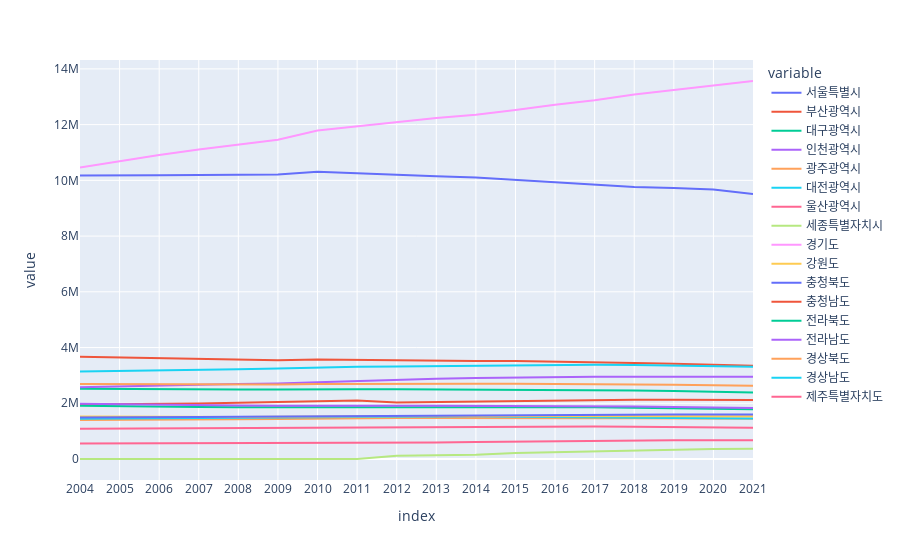

Source (notebook cell):
### Code cell
# # fig = plt.figure()
# # a = fig.add_subplot(2,2,1)
# # b = fig.add_subplot(2,2,2)
# # c = fig.add_subplot(2,2,3)
# # d = fig.add_subplot(2,2,4)

plt.figure(figsize = (15,4))

px.line(total)

# plt.figure(figsize = (16,8))
# plt.xticks(rotation = 60)
# sns.pointplot(data=metro,x=year, y='전국')

# plt.figure(figsize = (16,8))
# plt.xticks(rotation = 60)
# sns.pointplot(data=metro,x=year, y='서울특별시')

# plt.figure(figsize = (16,8))
# plt.xticks(rotation = 60)
# sns.pointplot(data=metro,x=year, y='경기도')

# plt.figure(figsize = (16,8))
# plt.xticks(rotation = 60)
# sns.pointplot(data=metro,x=year, y='인천광역시')


# import plotly.figure_factory as ff 
# hist_data = [data1['전국'], data1['서울특별시'],data1['경기도'],data1['인천광역시']]
# group_labels = ['전국', '서울특별시', '경기도','인천광역시']
# colors = ['#333F44', '#37AA9C', '#94F3E4','#d5eaf2']

# fig = ff.create_distplot(hist_data,group_labels,show_hist=False, colors = colors )
# fig.update_layout(title_text='Population Fluctuation')
# fig.show()

### Figure 1 — Plotly figure (JSON) as saved in the notebook; plotly's stock layout.template omitted (floating-point values rounded to 4 significant figures)
{"data": [{"hovertemplate": "variable=서울특별시<br>index=%{x}<br>value=%{y}<extra></extra>", "legendgroup": "서울특별시", "line": {"color": "#636efa", "dash": "solid"}, "marker": {"symbol": "circle"}, "mode": "lines", "name": "서울특별시", "orientation": "v", "showlegend": true, "type": "scatter", "x": ["2004", "2005", "2006", "2007", "2008", "2009", "2010", "2011", "2012", "2013", "2014", "2015", "2016", "2017", "2018", "2019", "2020", "2021"], "xaxis": "x", "y": [10173162, 10167344, 10181166, 10192710, 10200827, 10208302, 10312545, 10249679, 10195318, 10143645, 10103233, 10022181, 9930616, 9857426, 9765623, 9729107, 9668465, 9509458], "yaxis": "y"}, {"hovertemplate": "variable=부산광역시<br>index=%{x}<br>value=%{y}<extra></extra>", "legendgroup": "부산광역시", "line": {"color": "#EF553B", "dash": "solid"}, "marker": {"symbol": "circle"}, "mode": "lines", "name": "부산광역시", "orientation": "v", "showlegend": true, "type": "scatter", "x": ["2004", "2005", "2006", "2007", "2008", "2009", "2010", "2011", "2012", "2013", "2014", "2015", "2016", "2017", "2018", "2019", "2020", "2021"], "xaxis": "x", "y": [3666345, 3638293, 3611992, 3587439, 3564577, 3543030, 3567910, 3550963, 3538484, 3527635, 3519401, 3513777, 3498529, 3470653, 3441453, 3413841, 3391946, 3350380], "yaxis": "y"}, {"hovertemplate": "variable=대구광역시<br>index=%{x}<br>value=%{y}<extra></extra>", "legendgroup": "대구광역시", "line": {"color": "#00cc96", "dash": "solid"}, "marker": {"symbol": "circle"}, "mode": "lines", "name": "대구광역시", "orientation": "v", "showlegend": true, "type": "scatter", "x": ["2004", "2005", "2006", "2007", "2008", "2009", "2010", "2011", "2012", "2013", "2014", "2015", "2016", "2017", "2018", "2019", "2020", "2021"], "xaxis": "x", "y": [2524712, 2511306, 2496115, 2493261, 2492724, 2489781, 2511676, 2507271, 2505644, 2501588, 2493264, 2487829, 2484557, 2475231, 2461769, 2438031, 2418346, 2385412], "yaxis": "y"}, {"hovertemplate": "variable=인천광역시<br>index=%{x}<br>value=%{y}<extra></extra>", "legendgroup": "인천광역시", "line": {"color": "#ab63fa", "dash": "solid"}, "marker": {"symbol": "circle"}, "mode": "lines", "name": "인천광역시", "orientation": "v", "showlegend": true, "type": "scatter", "x": ["2004", "2005", "2006", "2007", "2008", "2009", "2010", "2011", "2012", "2013", "2014", "2015", "2016", "2017", "2018", "2019", "2020", "2021"], "xaxis": "x", "y": [2578817, 2600495, 2624391, 2664576, 2692696, 2710579, 2758296, 2801274, 2843981, 2879782, 2902608, 2925815, 2943069, 2948542, 2954642, 2957026, 2942828, 2948375], "yaxis": "y"}, {"hovertemplate": "variable=광주광역시<br>index=%{x}<br>value=%{y}<extra></extra>", "legendgroup": "광주광역시", "line": {"color": "#FFA15A", "dash": "solid"}, "marker": {"symbol": "circle"}, "mode": "lines", "name": "광주광역시", "orientation": "v", "showlegend": true, "type": "scatter", "x": ["2004", "2005", "2006", "2007", "2008", "2009", "2010", "2011", "2012", "2013", "2014", "2015", "2016", "2017", "2018", "2019", "2020", "2021"], "xaxis": "x", "y": [1401172, 1401745, 1407798, 1413444, 1422702, 1433640, 1454636, 1463464, 1469216, 1472910, 1475884, 1472199, 1469214, 1463770, 1459336, 1456468, 1450062, 1441611], "yaxis": "y"}, {"hovertemplate": "variable=대전광역시<br>index=%{x}<br>value=%{y}<extra></extra>", "legendgroup": "대전광역시", "line": {"color": "#19d3f3", "dash": "solid"}, "marker": {"symbol": "circle"}, "mode": "lines", "name": "대전광역시", "orientation": "v", "showlegend": true, "type": "scatter", "x": ["2004", "2005", "2006", "2007", "2008", "2009", "2010", "2011", "2012", "2013", "2014", "2015", "2016", "2017", "2018", "2019", "2020", "2021"], "xaxis": "x", "y": [1443471, 1454638, 1466158, 1475659, 1480895, 1484180, 1503664, 1515603, 1524583, 1532811, 1531809, 1518775, 1514370, 1502227, 1489936, 1474870, 1463882, 1452251], "yaxis": "y"}, {"hovertemplate": "variable=울산광역시<br>index=%{x}<br>value=%{y}<extra></extra>", "legendgroup": "울산광역시", "line": {"color": "#FF6692", "dash": "solid"}, "marker": {"symbol": "circle"}, "mode": "lines", "name": "울산광역시", "orientation": "v", "showlegend": true, "type": "scatter", "x": ["2004", "2005", "2006", "2007", "2008", "2009", "2010", "2011", "2012", "2013", "2014", "2015", "2016", "2017", "2018", "2019", "2020", "2021"], "xaxis": "x", "y": [1081453, 1087648, 1092494, 1099995, 1112407, 1114866, 1126298, 1135494, 1147256, 1156480, 1166377, 1173534, 1172304, 1165132, 1155623, 1148019, 1136017, 1121592], "yaxis": "y"}, {"hovertemplate": "variable=세종특별자치시<br>index=%{x}<br>value=%{y}<extra></extra>", "legendgroup": "세종특별자치시", "line": {"color": "#B6E880", "dash": "solid"}, "marker": {"symbol": "circle"}, "mode": "lines", "name": "세종특별자치시", "orientation": "v", "showlegend": true, "type": "scatter", "x": ["2004", "2005", "2006", "2007", "2008", "2009", "2010", "2011", "2012", "2013", "2014", "2015", "2016", "2017", "2018", "2019", "2020", "2021"], "xaxis": "x", "y": [0, 0, 0, 0, 0, 0, 0, 0, 113117, 122153, 156125, 210884, 243048, 280100, 314126, 340575, 355831, 371895], "yaxis": "y"}, {"hovertemplate": "variable=경기도<br>index=%{x}<br>value=%{y}<extra></extra>", "legendgroup": "경기도", "line": {"color": "#FF97FF", "dash": "solid"}, "marker": {"symbol": "circle"}, "mode": "lines", "name": "경기도", "orientation": "v", "showlegend": true, "type": "scatter", "x": ["2004", "2005", "2006", "2007", "2008", "2009", "2010", "2011", "2012", "2013", "2014", "2015", "2016", "2017", "2018", "2019", "2020", "2021"], "xaxis": "x", "y": [10462920, 10697215, 10906033, 11106211, 11292264, 11460610, 11786622, 11937415, 12093299, 12234630, 12357830, 12522606, 12716780, 12873895, 13077153, 13239666, 13427014, 13565450], "yaxis": "y"}, {"hovertemplate": "variable=강원도<br>index=%{x}<br>value=%{y}<extra></extra>", "legendgroup": "강원도", "line": {"color": "#FECB52", "dash": "solid"}, "marker": {"symbol": "circle"}, "mode": "lines", "name": "강원도", "orientation": "v", "showlegend": true, "type": "scatter", "x": ["2004", "2005", "2006", "2007", "2008", "2009", "2010", "2011", "2012", "2013", "2014", "2015", "2016", "2017", "2018", "2019", "2020", "2021"], "xaxis": "x", "y": [1521375, 1513110, 1505420, 1503806, 1508575, 1512870, 1529818, 1536448, 1538630, 1542263, 1544442, 1549507, 1550806, 1550142, 1543052, 1541502, 1542840, 1538492], "yaxis": "y"}, {"hovertemplate": "variable=충청북도<br>index=%{x}<br>value=%{y}<extra></extra>", "legendgroup": "충청북도", "line": {"color": "#636efa", "dash": "solid"}, "marker": {"symbol": "circle"}, "mode": "lines", "name": "충청북도", "orientation": "v", "showlegend": true, "type": "scatter", "x": ["2004", "2005", "2006", "2007", "2008", "2009", "2010", "2011", "2012", "2013", "2014", "2015", "2016", "2017", "2018", "2019", "2020", "2021"], "xaxis": "x", "y": [1488945, 1488803, 1494559, 1506608, 1519587, 1527478, 1549528, 1562903, 1565628, 1572732, 1578933, 1583952, 1591625, 1594432, 1599252, 1600007, 1600837, 1597427], "yaxis": "y"}, {"hovertemplate": "variable=충청남도<br>index=%{x}<br>value=%{y}<extra></extra>", "legendgroup": "충청남도", "line": {"color": "#EF553B", "dash": "solid"}, "marker": {"symbol": "circle"}, "mode": "lines", "name": "충청남도", "orientation": "v", "showlegend": true, "type": "scatter", "x": ["2004", "2005", "2006", "2007", "2008", "2009", "2010", "2011", "2012", "2013", "2014", "2015", "2016", "2017", "2018", "2019", "2020", "2021"], "xaxis": "x", "y": [1953406, 1962646, 1974433, 1995531, 2018537, 2037582, 2075514, 2101284, 2028777, 2047631, 2062273, 2077649, 2096727, 2116770, 2126282, 2123709, 2121029, 2119257], "yaxis": "y"}, {"hovertemplate": "variable=전라북도<br>index=%{x}<br>value=%{y}<extra></extra>", "legendgroup": "전라북도", "line": {"color": "#00cc96", "dash": "solid"}, "marker": {"symbol": "circle"}, "mode": "lines", "name": "전라북도", "orientation": "v", "showlegend": true, "type": "scatter", "x": ["2004", "2005", "2006", "2007", "2008", "2009", "2010", "2011", "2012", "2013", "2014", "2015", "2016", "2017", "2018", "2019", "2020", "2021"], "xaxis": "x", "y": [1906742, 1885335, 1868365, 1862277, 1855772, 1854508, 1868963, 1874031, 1873341, 1872965, 1871560, 1869711, 1864791, 1854607, 1836832, 1818917, 1804104, 1786855], "yaxis": "y"}, {"hovertemplate": "variable=전라남도<br>index=%{x}<br>value=%{y}<extra></extra>", "legendgroup": "전라남도", "line": {"color": "#ab63fa", "dash": "solid"}, "marker": {"symbol": "circle"}, "mode": "lines", "name": "전라남도", "orientation": "v", "showlegend": true, "type": "scatter", "x": ["2004", "2005", "2006", "2007", "2008", "2009", "2010", "2011", "2012", "2013", "2014", "2015", "2016", "2017", "2018", "2019", "2020", "2021"], "xaxis": "x", "y": [1986192, 1967205, 1942925, 1929836, 1919000, 1913004, 1918485, 1914339, 1909618, 1907172, 1905780, 1908996, 1903914, 1896424, 1882970, 1868745, 1851549, 1832803], "yaxis": "y"}, {"hovertemplate": "variable=경상북도<br>index=%{x}<br>value=%{y}<extra></extra>", "legendgroup": "경상북도", "line": {"color": "#FFA15A", "dash": "solid"}, "marker": {"symbol": "circle"}, "mode": "lines", "name": "경상북도", "orientation": "v", "showlegend": true, "type": "scatter", "x": ["2004", "2005", "2006", "2007", "2008", "2009", "2010", "2011", "2012", "2013", "2014", "2015", "2016", "2017", "2018", "2019", "2020", "2021"], "xaxis": "x", "y": [2695917, 2688491, 2688577, 2681364, 2673931, 2669876, 2689920, 2699195, 2698353, 2699440, 2700794, 2702826, 2700398, 2691706, 2676831, 2665836, 2639422, 2626609], "yaxis": "y"}, {"hovertemplate": "variable=경상남도<br>index=%{x}<br>value=%{y}<extra></extra>", "legendgroup": "경상남도", "line": {"color": "#19d3f3", "dash": "solid"}, "marker": {"symbol": "circle"}, "mode": "lines", "name": "경상남도", "orientation": "v", "showlegend": true, "type": "scatter", "x": ["2004", "2005", "2006", "2007", "2008", "2009", "2010", "2011", "2012", "2013", "2014", "2015", "2016", "2017", "2018", "2019", "2020", "2021"], "xaxis": "x", "y": [3143814, 3160431, 3172857, 3196953, 3225255, 3250176, 3290536, 3308765, 3319314, 3333820, 3350257, 3364702, 3373871, 3380404, 3373988, 3362553, 3340216, 3314183], "yaxis": "y"}, {"hovertemplate": "variable=제주특별자치도<br>index=%{x}<br>value=%{y}<extra></extra>", "legendgroup": "제주특별자치도", "line": {"color": "#FF6692", "dash": "solid"}, "marker": {"symbol": "circle"}, "mode": "lines", "name": "제주특별자치도", "orientation": "v", "showlegend": true, "type": "scatter", "x": ["2004", "2005", "2006", "2007", "2008", "2009", "2010", "2011", "2012", "2013", "2014", "2015", "2016", "2017", "2018", "2019", "2020", "2021"], "xaxis": "x", "y": [555362, 557569, 558496, 559258, 560618, 562663, 571255, 576156, 583713, 593806, 607346, 624395, 641597, 657083, 667191, 670989, 674635, 676759], "yaxis": "y"}], "layout": {"legend": {"title": {"text": "variable"}, "tracegroupgap": 0}, "margin": {"t": 60}, "xaxis": {"anchor": "y", "domain": [0, 1], "title": {"text": "index"}}, "yaxis": {"anchor": "x", "domain": [0, 1], "title": {"text": "value"}}}}
